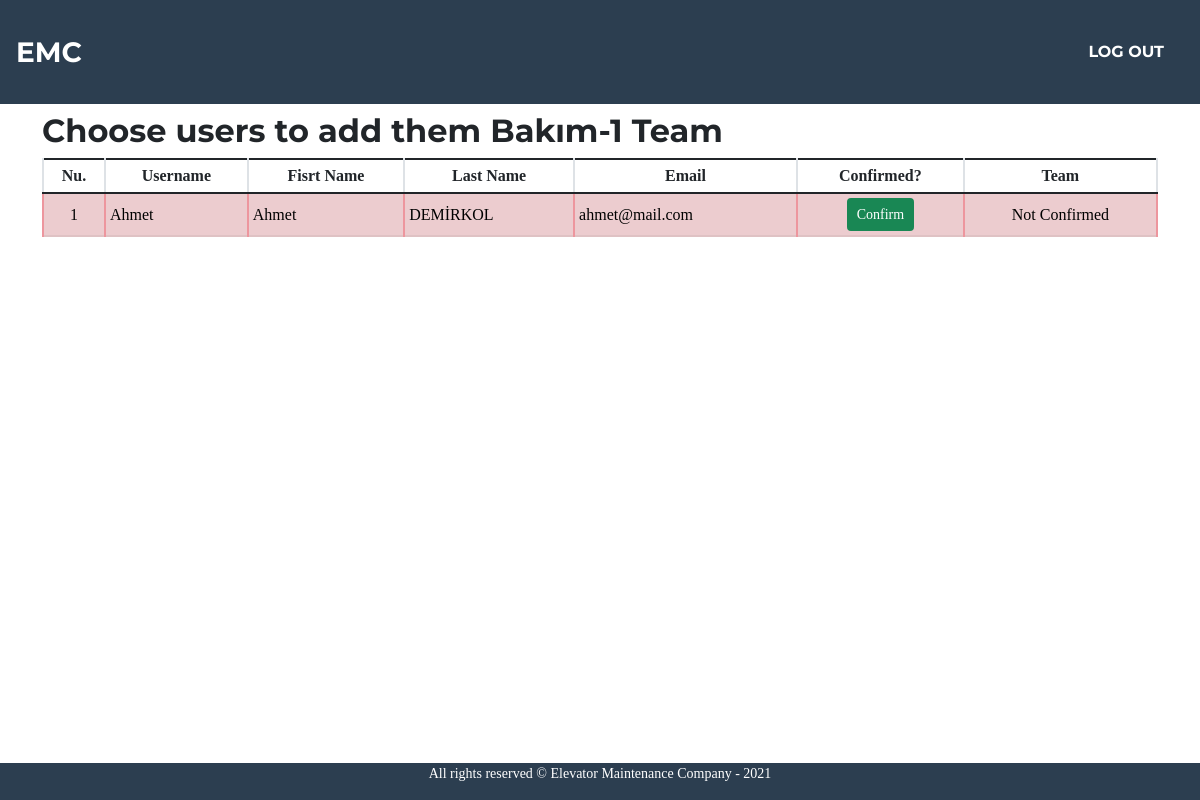
The app's page /populateTeam/3 (signed in) with its own data.
### maintenance/models.py (models this page shows, shortened)
class Team(models.Model):
    leader = models.ForeignKey(User, on_delete=models.CASCADE, related_name="team_leader")
    name = models.CharField(max_length=50)
    description = models.CharField(max_length=200)

class User(AbstractUser):
    confirmed = models.BooleanField(default=False)

### maintenance/views.py (the view)
# urls.py: path('populateTeam/<int:team_id>', views.populateTeam, name="populateTeam"),
@login_required
def populateTeam(request, team_id):
    try:
        team = Team.objects.get(id=team_id)
    except:
        return HttpResponse("No such e-a team exist")
    alreadyAdded = UserTeam.objects.all().values_list('user_id', flat=True)
    users = User.objects.filter(is_active = True, is_staff=False)
    suitableUsers = User.objects.none()
    for u in users:
        if not u.id in alreadyAdded:
            suitableUsers |= User.objects.filter(pk=u.id)
    return render(request, "maintenance/populateTeam.html", {
        "suitableUsers":suitableUsers,
        "team": team
    })

### maintenance/templates/maintenance/populateTeam.html (shortened to what this page needs)
{% extends "maintenance/layout.html" %}
{% load tz %}
{% load static %}
{% block main %}
    <h2>Choose users to add them {{ team.name }} Team</h2>
    {% if suitableUsers %}
        <section id="populateTeamTableSection">
        <div class="table-responsive">
            <table class="table table-sm table-striped table-hover table-bordered">
                <thead style="text-align: center;">
                    <th>Nu.</th>
                    <th>Username</th>
                    <th>Fisrt Name</th>
                    <th>Last Name</th>
                    <th>Email</th>
                    <th>Confirmed?</th>
                    <th>Team</th>
                </thead>
                <tbody>
                    {% for user in suitableUsers %}
                        <tr {% if not user.confirmed %} class="table-danger" {% endif %} style="vertical-align: middle;">
                            <td style="text-align: center; vertical-align: middle;">{{ forloop.counter }}</td>
                            <td style="vertical-align: middle;">{{ user.username }}</td>
                            <td style="vertical-align: middle;">{{ user.first_name }}</td>
                            <td style="vertical-align: middle;">{{ user.last_name }}</td>
                            <td style="vertical-align: middle;">{{ user.email }}</td>
                            {% if user.confirmed %}
                                <td style="text-align: center; vertical-align: middle;"><a href="javascript:void(0)" class="btn btn-sm btn-warning conf" data-confirm="{{ user.id }}">Unconfirm</a></td>
                                <td style="text-align: center; vertical-align: middle;"><a href="javascript:void(0)" class="btn btn-sm btn-info addTeam" data-addteam="{{ user.id }}">Add to team</a></td>
                            {% else %}
                                <td style="text-align: center; vertical-align: middle;"><a href="javascript:void(0)" class="btn btn-sm btn-success conf" data-confirm="{{ user.id }}">Confirm</a></td>
                                <td style="text-align: center; vertical-align: middle;">Not Confirmed</td>
                            {% endif %}
                        </tr>
                    {% endfor %}
                </tbody>
            </table>
        </div>
        </section>
    {% else %}
        <div>
            <p>No <strong>users</strong> suitable to add.</p>
        </div>
    {% endif %}
{% endblock %}

### records on screen
Team: name "Bakım-1"
User: username "Ahmet", first_name "Ahmet", last_name "DEMİRKOL", email "ahmet@mail.com"
